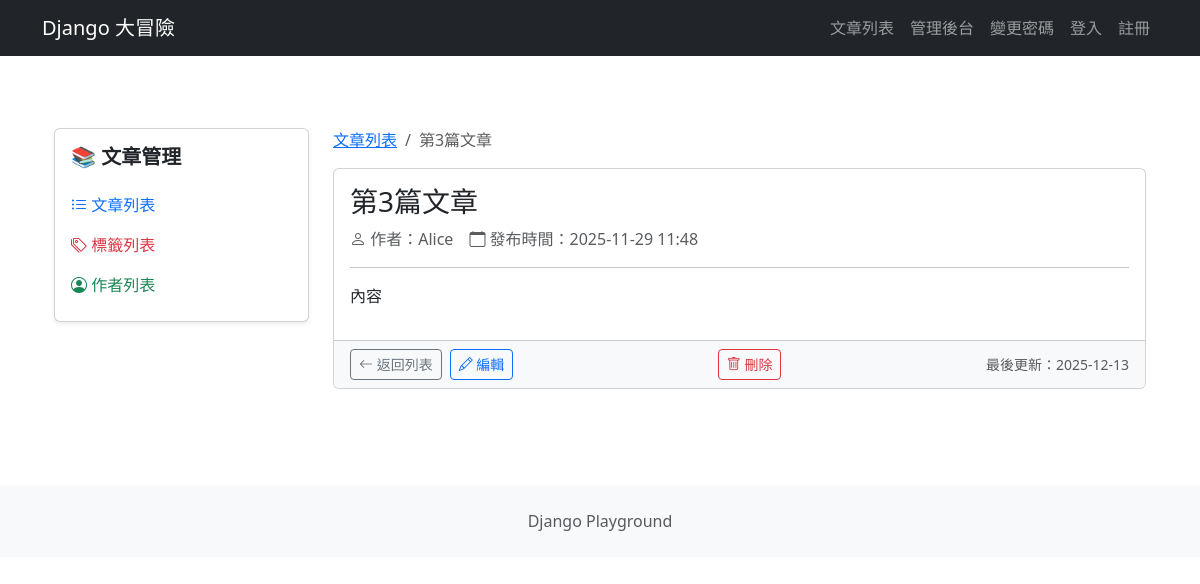
Before: /blog/articles/3/ with the older database file.
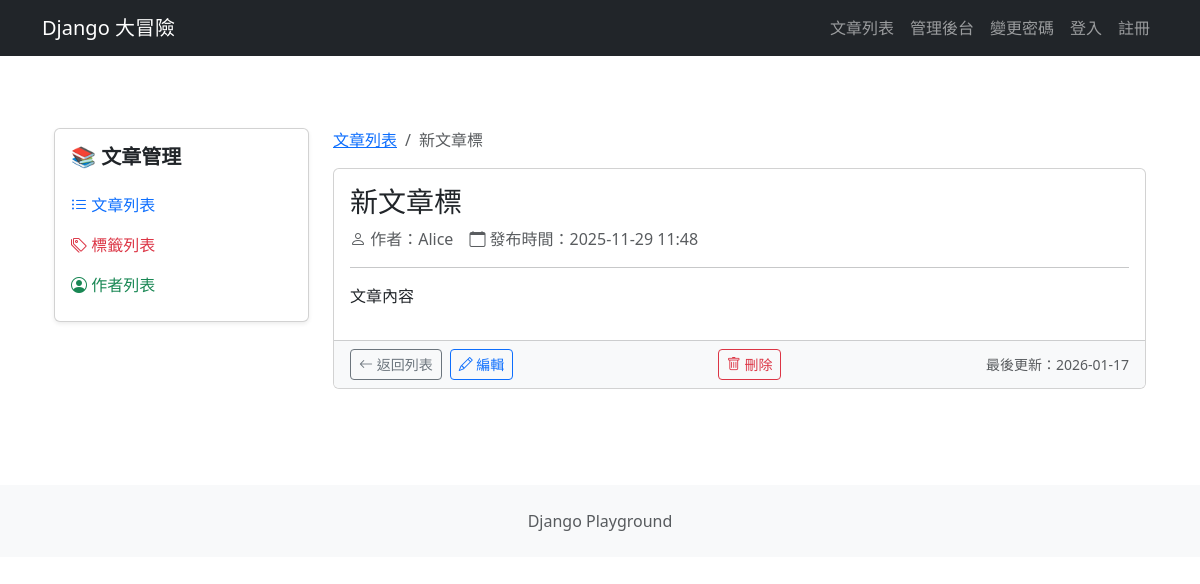
After: the same page with the newer database file.
### apps/blog/models.py (models this page shows, shortened)
class Article(models.Model):
    title = models.CharField(max_length=200)
    content = models.TextField()
    created_at = models.DateTimeField(auto_now_add=True)
    updated_at = models.DateTimeField(auto_now=True)
    is_published = models.BooleanField(default=False)
    author = models.ForeignKey(
        Author,  # 關聯到 Author 模型
        on_delete=models.CASCADE,
        related_name="articles",
        null=True,
        blank=True,
    )
    tags = models.ManyToManyField(
        Tag,  # 關聯到 Tag 模型
        related_name="articles",
        blank=True,
    )

class Author(models.Model):
    name = models.CharField(max_length=100)
    email = models.EmailField(unique=True)
    bio = models.TextField(blank=True)
    created_at = models.DateTimeField(auto_now_add=True)

### apps/blog/views.py (the view)
# urls.py: path("articles/<int:id>/", views.article_detail, name="article_detail"),
def article_detail(request, id):
    article = get_object_or_404(Article, id=id)
    return render(request, "blog/article_detail.html", {"article": article})

### apps/blog/templates/blog/article_detail.html (shortened to what this page needs)
{% extends "blog/base.html" %}
{% block blog_content %}
  <nav aria-label="breadcrumb" class="d-none d-md-block">
    <ol class="breadcrumb">
      <li class="breadcrumb-item">
        <a href="{% url 'blog:article_list' %}">文章列表</a>
      </li>
      <li class="breadcrumb-item active">
        {{ article.title }}
      </li>
    </ol>
  </nav>
  <article class="card">
    <div class="card-body">
      <h1 class="card-title fs-3 fs-md-2 fs-lg-1">
        {{ article.title }}
      </h1>
      <div class="d-flex flex-column flex-md-row align-items-md-center mb-3 text-muted">
        <span class="me-md-3 mb-2 mb-md-0">
          <i class="bi bi-person"></i>
          作者：{{ article.author.name }}
        </span>
        <span>
          <i class="bi bi-calendar"></i>
          發布時間：{{ article.created_at|date:"Y-m-d H:i" }}
        </span>
      </div>
      <hr />
      <div class="article-content fs-6 fs-md-5">
        {{ article.content|linebreaks }}
      </div>
    </div>
    <div class="card-footer bg-light">
      <div class="d-flex justify-content-between align-items-center">
        <div class="d-flex gap-2">
          <a href="{% url 'blog:article_list' %}"
             class="btn btn-outline-secondary btn-sm">
            <i class="bi bi-arrow-left"></i>
            <span class="d-none d-sm-inline">返回列表</span>
          </a>
          <a href="{% url 'blog:article_edit' id=article.id %}"
             class="btn btn-outline-primary btn-sm">
            <i class="bi bi-pencil"></i>
            <span class="d-none d-sm-inline">編輯</span>
          </a>
        </div>
        <a href="{% url 'blog:article_delete' id=article.id %}"
           class="btn btn-outline-danger btn-sm">
          <i class="bi bi-trash"></i>
          <span class="d-none d-sm-inline">刪除</span>
        </a>
        <small class="text-muted d-none d-md-inline">
          最後更新：{{ article.updated_at|date:"Y-m-d" }}
        </small>
      </div>
    </div>
  </article>
{% endblock blog_content %}

Changed rows visible on the page:
changed Article "Alice": title "第3篇文章" → "新文章標"; content "內容" → "文章內容"; updated_at "2025-12-13" → "2026-01-17"
